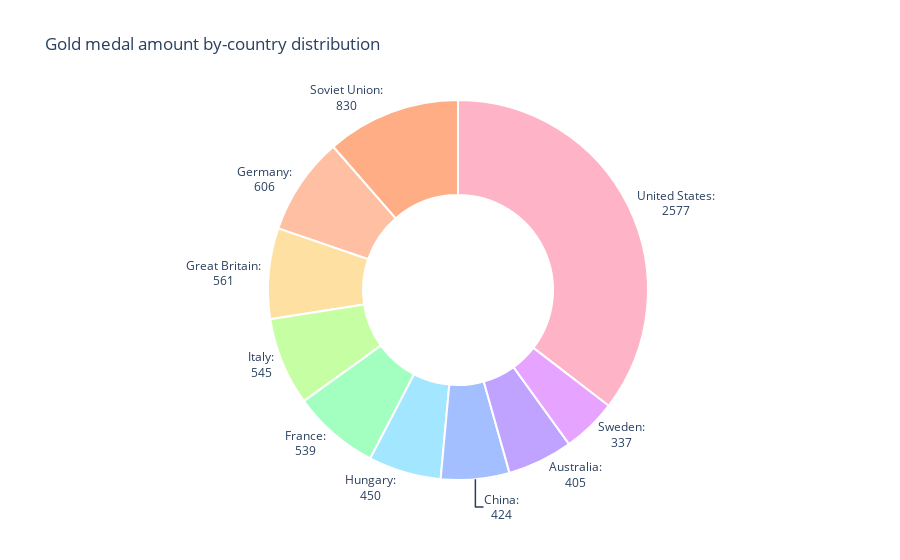

This figure's notebook cell:
### Markdown cell above
7. Какие 10 стран на текущий момент имеют наибольшее количество золотых медалей?

### Code cell
df = df_all[df_all["Medal"] == "Gold"]
df = (df
      .groupby("Team")["Medal"]
      .size()
      .reset_index(name="medal_amount")
      .sort_values(by="medal_amount", ascending=False)
      .head(10))

fig = go.Figure()
fig.add_trace(go.Pie(labels=df["Team"],
                     values=df["medal_amount"],
                     textinfo="label+text",
                     texttemplate="%{label}:<br>%{value}",
                     textposition="outside",
                     hoverinfo="label+percent+value",
                     marker = dict(colors = ["#ffb3c6",
                                             "#ffad85",
                                             "#ffbfa3",
                                             "#ffe0a3",
                                             "#c6ffa3",
                                             "#a3ffbf",
                                             "#a3e6ff",
                                             "#a3bfff",
                                             "#bfa3ff",
                                             "#e6a3ff"],
                                   line=dict(color="#ffffff", width=2))))
fig.update_layout(title_text="Gold medal amount by-country distribution",
                  showlegend=False)
fig.update_traces(hole=0.5)

### Figure 1 — Plotly figure (JSON) as saved in the notebook; plotly's stock layout.template omitted (floating-point values rounded to 4 significant figures)
{"data": [{"hole": 0.5, "hoverinfo": "label+percent+value", "labels": ["United States", "Soviet Union", "Germany", "Great Britain", "Italy", "France", "Hungary", "China", "Australia", "Sweden"], "marker": {"colors": ["#ffb3c6", "#ffad85", "#ffbfa3", "#ffe0a3", "#c6ffa3", "#a3ffbf", "#a3e6ff", "#a3bfff", "#bfa3ff", "#e6a3ff"], "line": {"color": "#ffffff", "width": 2}}, "textinfo": "label+text", "textposition": "outside", "texttemplate": "%{label}:<br>%{value}", "type": "pie", "values": [2577, 830, 606, 561, 545, 539, 450, 424, 405, 337]}], "layout": {"autosize": true, "showlegend": false, "title": {"text": "Gold medal amount by-country distribution"}}}
